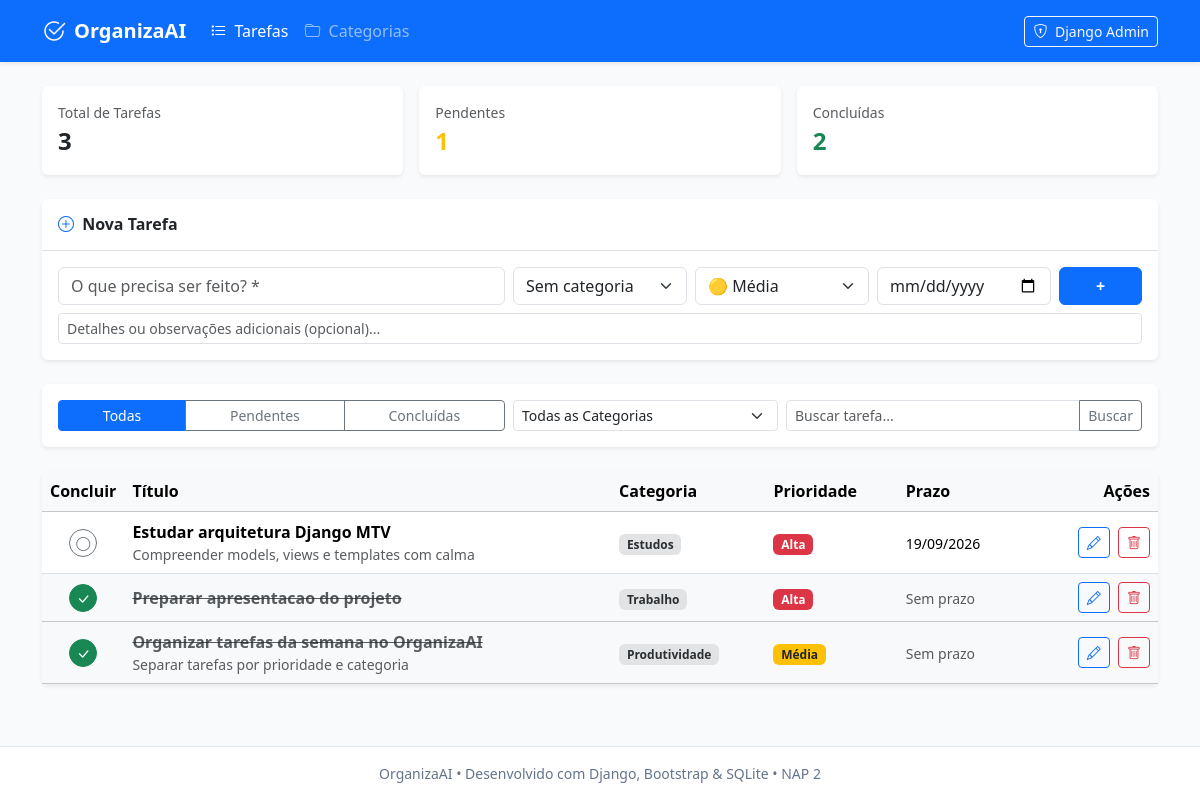
The page / on the database its author committed.
### organiza/models.py (models this page shows, shortened)
class Tarefa(models.Model):
    PRIORIDADE_CHOICES = [
        ('baixa', 'Baixa'),
        ('media', 'Média'),
        ('alta', 'Alta'),
    ]
    titulo = models.CharField(max_length=200, verbose_name="Título")
    descricao = models.TextField(blank=True, null=True, verbose_name="Descrição")
    categoria = models.ForeignKey(Categoria, on_delete=models.SET_NULL, null=True, blank=True, verbose_name="Categoria")
    prioridade = models.CharField(max_length=10, choices=PRIORIDADE_CHOICES, default='media', verbose_name="Prioridade")
    data_limite = models.DateField(blank=True, null=True, verbose_name="Data Limite")
    concluida = models.BooleanField(default=False, verbose_name="Concluída")
    data_criacao = models.DateTimeField(default=timezone.now, verbose_name="Data de Criação")
    class Meta:
        verbose_name = "Tarefa"
        verbose_name_plural = "Tarefas"
        ordering = ['concluida', 'data_limite', '-data_criacao']

class Categoria(models.Model):
    nome = models.CharField(max_length=100, unique=True, verbose_name="Nome")
    class Meta:
        verbose_name = "Categoria"
        verbose_name_plural = "Categorias"

### organiza/views.py (the view, shortened to what this page needs)
# urls.py: path('', views.home, name='home'),
def home(request):
    status_filtro = request.GET.get('status', 'todas')
    categoria_filtro = request.GET.get('categoria', '')
    busca = request.GET.get('q', '').strip()
    tarefas = Tarefa.objects.select_related('categoria').all()
    if status_filtro == 'pendentes':
        tarefas = tarefas.filter(concluida=False)
    elif status_filtro == 'concluidas':
        tarefas = tarefas.filter(concluida=True)
    if categoria_filtro:
        tarefas = tarefas.filter(categoria_id=categoria_filtro)
    if busca:
        tarefas = tarefas.filter(titulo__icontains=busca)
    total = Tarefa.objects.count()
    pendentes = Tarefa.objects.filter(concluida=False).count()
    concluidas = Tarefa.objects.filter(concluida=True).count()
    categorias = Categoria.objects.all()
    return render(request, 'lista.html', {
        'tarefas': tarefas,
        'categorias': categorias,
        'status_filtro': status_filtro,
        'categoria_filtro': categoria_filtro,
        'busca': busca,
        'total': total,
        'pendentes': pendentes,
        'concluidas': concluidas,
    })

### template/lista.html (shortened to what this page needs)
{% extends 'base.html' %}
{% block content %}
<div class="row g-3 mb-4">
    <div class="col-md-4">
        <div class="card border-0 shadow-sm p-3">
            <div class="text-muted small">Total de Tarefas</div>
            <div class="fs-4 fw-bold text-dark">{{ total }}</div>
        </div>
    </div>
    <div class="col-md-4">
        <div class="card border-0 shadow-sm p-3">
            <div class="text-muted small">Pendentes</div>
            <div class="fs-4 fw-bold text-warning">{{ pendentes }}</div>
        </div>
    </div>
    <div class="col-md-4">
        <div class="card border-0 shadow-sm p-3">
            <div class="text-muted small">Concluídas</div>
            <div class="fs-4 fw-bold text-success">{{ concluidas }}</div>
        </div>
    </div>
</div>
<div class="card border-0 shadow-sm mb-4">
    <div class="card-header bg-white border-bottom py-3">
        <h2 class="h6 fw-bold mb-0 text-dark">
            <i class="bi bi-plus-circle text-primary me-1"></i> Nova Tarefa
        </h2>
    </div>
    <div class="card-body">
        <form method="POST" action="{% url 'home' %}">
            <div class="row g-2 mb-2">
                <div class="col-12 col-md-5">
                    <input type="text" name="titulo" class="form-control" placeholder="O que precisa ser feito? *" required autocomplete="off">
                </div>
                <div class="col-6 col-md-2">
                    <select name="categoria" class="form-select">
                        <option value="">Sem categoria</option>
                    </select>
                </div>
                <div class="col-6 col-md-2">
                    <select name="prioridade" class="form-select">
                        <option value="media" selected>🟡 Média</option>
                    </select>
                </div>
                <div class="col-6 col-md-2">
                    <input type="date" name="data_limite" class="form-control" title="Data Limite">
                </div>
                <div class="col-6 col-md-1 d-grid">
                    <button type="submit" class="btn btn-primary fw-bold" title="Adicionar">+</button>
                </div>
            </div>
            <div>
                <input type="text" name="descricao" class="form-control form-control-sm text-muted" placeholder="Detalhes ou observações adicionais (opcional)...">
            </div>
        </form>
    </div>
</div>
<div class="card border-0 shadow-sm mb-4">
    <div class="card-body p-3">
        <form method="GET" action="{% url 'home' %}" class="row g-2 align-items-center">
            <div class="col-12 col-md-5">
                <div class="btn-group w-100" role="group">
                    <a href="?status=todas{% if categoria_filtro %}&categoria={{ categoria_filtro }}{% endif %}{% if busca %}&q={{ busca }}{% endif %}"
                       class="btn btn-sm {% if status_filtro == 'todas' %}btn-primary{% else %}btn-outline-secondary{% endif %}">
                        Todas
                    </a>
                    <a href="?status=pendentes{% if categoria_filtro %}&categoria={{ categoria_filtro }}{% endif %}{% if busca %}&q={{ busca }}{% endif %}"
                       class="btn btn-sm {% if status_filtro == 'pendentes' %}btn-primary{% else %}btn-outline-secondary{% endif %}">
                        Pendentes
                    </a>
                    <a href="?status=concluidas{% if categoria_filtro %}&categoria={{ categoria_filtro }}{% endif %}{% if busca %}&q={{ busca }}{% endif %}"
                       class="btn btn-sm {% if status_filtro == 'concluidas' %}btn-primary{% else %}btn-outline-secondary{% endif %}">
                        Concluídas
                    </a>
                </div>
            </div>
            <div class="col-6 col-md-3">
                <select name="categoria" class="form-select form-select-sm" onchange="this.form.submit()">
                    <option value="">Todas as Categorias</option>
                </select>
            </div>
            <div class="col-6 col-md-4">
                <div class="input-group input-group-sm">
                    <input type="text" name="q" class="form-control" placeholder="Buscar tarefa..." value="{{ busca }}">
                    <button type="submit" class="btn btn-outline-secondary">Buscar</button>
                </div>
            </div>
        </form>
    </div>
</div>
<div class="card border-0 shadow-sm">
    <div class="table-responsive">
        <table class="table table-hover align-middle mb-0">
            <thead class="table-light">
                <tr>
                    <th scope="col" style="width: 50px;">Concluir</th>
                    <th scope="col">Título</th>
                    <th scope="col">Categoria</th>
                    <th scope="col">Prioridade</th>
                    <th scope="col">Prazo</th>
                    <th scope="col" class="text-end" style="width: 140px;">Ações</th>
                </tr>
            </thead>
            <tbody>
                {% for tarefa in tarefas %}
                    <tr class="{% if tarefa.concluida %}table-light text-muted{% endif %}">
                        <td class="text-center">
                            <form method="POST" action="{% url 'concluir_tarefa' tarefa.id %}" class="m-0">
                                <button type="submit" class="btn btn-sm {% if tarefa.concluida %}btn-success{% else %}btn-outline-secondary{% endif %} rounded-circle p-1" style="width: 28px; height: 28px;" title="Marcar como concluída / reabrir">
                                    <i class="bi {% if tarefa.concluida %}bi-check-lg{% else %}bi-circle{% endif %}"></i>
                                </button>
                            </form>
                        </td>
                        <td>
                            <div class="fw-bold {% if tarefa.concluida %}text-decoration-line-through text-muted{% endif %}">
                                {{ tarefa.titulo }}
                            </div>
                            {% if tarefa.descricao %}
                                <div class="small text-muted text-truncate" style="max-width: 350px;">
                                    {{ tarefa.descricao }}
                                </div>
                            {% endif %}
                        </td>
                        <td>
                            {% if tarefa.categoria %}
                                <span class="badge bg-secondary-subtle text-secondary-emphasis">
                                    {{ tarefa.categoria.nome }}
                                </span>
                            {% else %}
                                <span class="text-muted small">—</span>
                            {% endif %}
                        </td>
                        <td>
                            {% if tarefa.prioridade == 'alta' %}
                                <span class="badge bg-danger">Alta</span>
                            {% elif tarefa.prioridade == 'media' %}
                                <span class="badge bg-warning text-dark">Média</span>
                            {% else %}
                                <span class="badge bg-success">Baixa</span>
                            {% endif %}
                        </td>
                        <td>
                            {% if tarefa.data_limite %}
                                <span class="small">{{ tarefa.data_limite|date:"d/m/Y" }}</span>
                            {% else %}
                                <span class="text-muted small">Sem prazo</span>
                            {% endif %}
                        </td>
                        <td class="text-end">
                            <a href="{% url 'editar_tarefa' tarefa.id %}" class="btn btn-sm btn-outline-primary me-1" title="Editar">
                                <i class="bi bi-pencil"></i>
                            </a>
                            <form method="POST" action="{% url 'excluir_tarefa' tarefa.id %}" class="d-inline" onsubmit="return confirm('Deseja realmente excluir a tarefa \'{{ tarefa.titulo|escapejs }}\'?');">
                                <button type="submit" class="btn btn-sm btn-outline-danger" title="Excluir">
                                    <i class="bi bi-trash"></i>
                                </button>
                            </form>
                        </td>
                    </tr>
                {% endfor %}
            </tbody>
        </table>
    </div>
</div>
{% endblock %}

### template/base.html (style rules this page uses)
body { background-color: #f8fafc; min-height: 100vh; display: flex; flex-direction: column; }

### rows shown on the page
Tarefa: concluida False (drawn), titulo "Estudar arquitetura Django MTV", descricao "Compreender models, views e templates com calma", categoria.nome "Estudos", prioridade "Alta", data_limite "19/09/2026"
Tarefa: concluida True (drawn), titulo "Preparar apresentacao do projeto", categoria.nome "Trabalho", prioridade "Alta", shows "Sem prazo"
Tarefa: concluida True (drawn), titulo "Organizar tarefas da semana no OrganizaAI", descricao "Separar tarefas por prioridade e categoria", categoria.nome "Produtividade", prioridade "Média", shows "Sem prazo"

### other values the page prints
{{ total }} "3"
{{ pendentes }} "1"
{{ concluidas }} "2"
